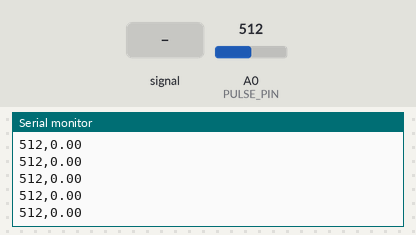
Recording of a sketch running on a simulated Arduino Uno, built with avr-gcc and run on an emulated ATmega328P. Parts: the last lines printed to the serial monitor. The inputs (shaded band) are chosen by the test bench; at power-on: A0 (PULSE_PIN) = 512.

Above: at 1.2 s.
1.3 s: A0 (PULSE_PIN) fed a 1000 Hz sine of ±255 counts around its level
At 2.0 s:
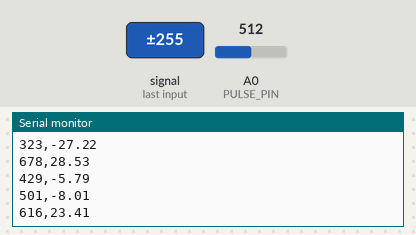
4.3 s: A0 (PULSE_PIN) set to 716
At 4.8 s:
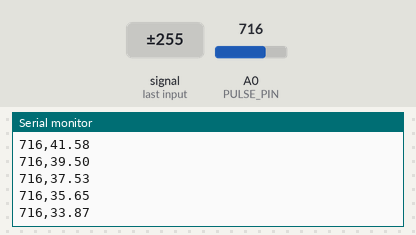
5.8 s: A0 (PULSE_PIN) fed a 200 Hz sine of ±81 counts around its level
7.3 s: A0 (PULSE_PIN) set to 900
At 8.2 s:
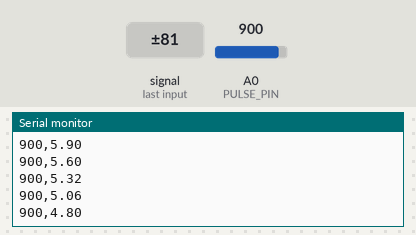
Timing chart, 0 to 9.8 s (numbered marks = the images above; inputs shaded):
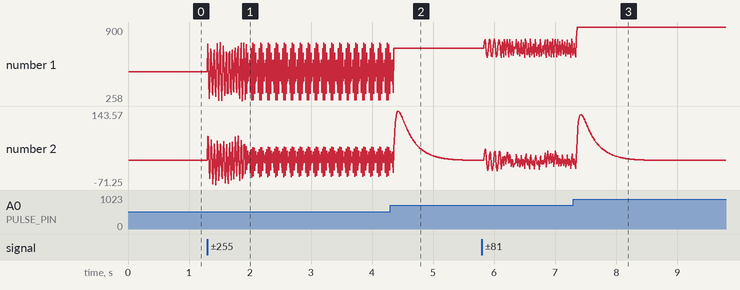

The sketch:

5.11.ino
```cpp
const int PULSE_PIN = A0;

const float ALPHA_DC = 0.95;
const float ALPHA_AC = 0.3;

const int HYST = 3;
const unsigned long MIN_INTERVAL = 300;

float dcLevel = 0;
float filtered = 0;
bool dcInit = false;

bool above = false;
unsigned long lastBeat = 0;
int bpm = 0;

void setup() {
  Serial.begin(9600);
  Serial.println("raw,filtered");
}

void loop() {
  int raw = analogRead(PULSE_PIN);

  if (!dcInit) {
    dcLevel = raw;
    dcInit = true;
  }

  dcLevel = ALPHA_DC * dcLevel + (1 - ALPHA_DC) * raw;

  float ac = raw - dcLevel;

  filtered = ALPHA_AC * ac + (1 - ALPHA_AC) * filtered;

  unsigned long now = millis();

  if (!above && filtered > HYST) {
    if (now - lastBeat > MIN_INTERVAL) {
      if (lastBeat > 0) {
        unsigned long interval = now - lastBeat;
        bpm = 60000 / interval;
      }
      lastBeat = now;
    }
    above = true;
  } else if (above && filtered < -HYST) {
    above = false;
  }

  Serial.print(raw);
  Serial.print(",");
  Serial.println(filtered);

  delay(10);
}
```

Measured:
- after the input at 1.3 s, the serial monitor: prints a new line at once (image 1)
- plotted number 1: 512 → 678 after the input at 1.3 s
- plotted number 2: 0 → 28.76 after the input at 1.3 s
